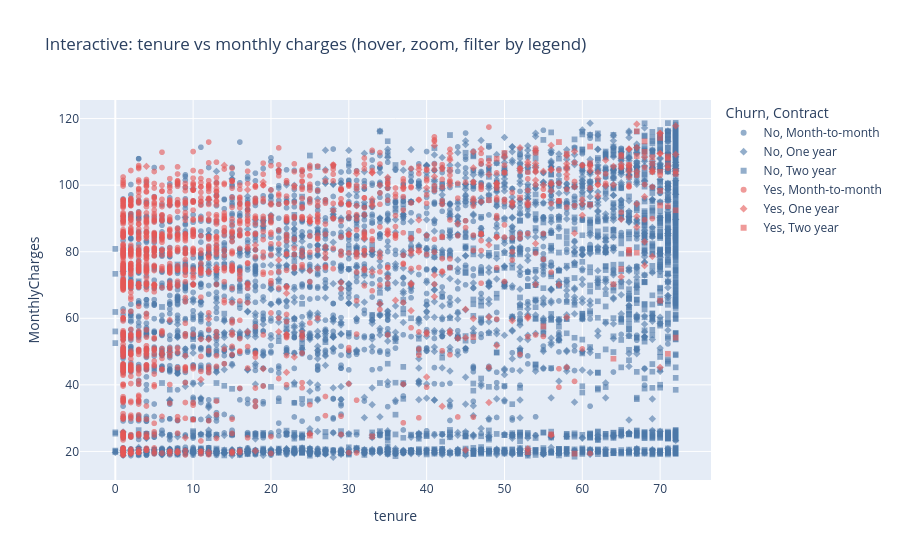

Notebook cell for this chart:
### Markdown cell above
### Visual 7 - Churn rate for every category level (ranked)
- **What it shows:** churn rate of each level of every categorical feature, compared with the overall 26.5% (dashed line).
- **Why:** quickly identify which customer segments are high-risk.
- **Insight:** the riskiest segments are **month-to-month contracts (42.7%)**, **electronic-check payers (45.3%)**, **fibre-optic internet (41.9%)** and customers **without Online Security / Tech Support (~42%)**. Safest: two-year contracts (2.8%), customers with no internet (7.4%). Senior citizens churn at 41.7% vs 23.6%.

### Code cell
# ---------- VISUAL 8 (Stage 7: Interact): interactive Plotly chart, saved as HTML ----------
fig = px.scatter(df, x="tenure", y="MonthlyCharges", color="Churn", symbol="Contract", opacity=.6,
                 hover_data=["InternetService", "PaymentMethod", "TotalCharges"],
                 color_discrete_map={"No": "#4C78A8", "Yes": "#E45756"},
                 title="Interactive: tenure vs monthly charges (hover, zoom, filter by legend)")
fig.write_html(f"{FIG_DIR}/08_interactive_scatter.html")
print(f"Interactive chart saved to {FIG_DIR}/08_interactive_scatter.html")

### Figure 1 — Plotly figure (JSON) as saved in the notebook; plotly's stock layout.template omitted (floating-point values rounded to 4 significant figures; data arrays with more than 128 entries replaced by an {"elided": "..."} marker saying what was removed)
{"data": [{"customdata": {"elided": "2220x3 mixed values"}, "hovertemplate": "Churn=No<br>Contract=Month-to-month<br>tenure=%{x}<br>MonthlyCharges=%{y}<br>InternetService=%{customdata[0]}<br>PaymentMethod=%{customdata[1]}<br>TotalCharges=%{customdata[2]}<extra></extra>", "legendgroup": "No, Month-to-month", "marker": {"color": "#4C78A8", "opacity": 0.6, "symbol": "circle"}, "mode": "markers", "name": "No, Month-to-month", "showlegend": true, "type": "scattergl", "x": {"elided": "2220 int values"}, "xaxis": "x", "y": {"elided": "2220 float values"}, "yaxis": "y"}, {"customdata": {"elided": "1307x3 mixed values"}, "hovertemplate": "Churn=No<br>Contract=One year<br>tenure=%{x}<br>MonthlyCharges=%{y}<br>InternetService=%{customdata[0]}<br>PaymentMethod=%{customdata[1]}<br>TotalCharges=%{customdata[2]}<extra></extra>", "legendgroup": "No, One year", "marker": {"color": "#4C78A8", "opacity": 0.6, "symbol": "diamond"}, "mode": "markers", "name": "No, One year", "showlegend": true, "type": "scattergl", "x": {"elided": "1307 int values"}, "xaxis": "x", "y": {"elided": "1307 float values"}, "yaxis": "y"}, {"customdata": {"elided": "1647x3 mixed values"}, "hovertemplate": "Churn=No<br>Contract=Two year<br>tenure=%{x}<br>MonthlyCharges=%{y}<br>InternetService=%{customdata[0]}<br>PaymentMethod=%{customdata[1]}<br>TotalCharges=%{customdata[2]}<extra></extra>", "legendgroup": "No, Two year", "marker": {"color": "#4C78A8", "opacity": 0.6, "symbol": "square"}, "mode": "markers", "name": "No, Two year", "showlegend": true, "type": "scattergl", "x": {"elided": "1647 int values"}, "xaxis": "x", "y": {"elided": "1647 float values"}, "yaxis": "y"}, {"customdata": {"elided": "1655x3 mixed values"}, "hovertemplate": "Churn=Yes<br>Contract=Month-to-month<br>tenure=%{x}<br>MonthlyCharges=%{y}<br>InternetService=%{customdata[0]}<br>PaymentMethod=%{customdata[1]}<br>TotalCharges=%{customdata[2]}<extra></extra>", "legendgroup": "Yes, Month-to-month", "marker": {"color": "#E45756", "opacity": 0.6, "symbol": "circle"}, "mode": "markers", "name": "Yes, Month-to-month", "showlegend": true, "type": "scattergl", "x": {"elided": "1655 int values"}, "xaxis": "x", "y": {"elided": "1655 float values"}, "yaxis": "y"}, {"customdata": {"elided": "166x3 mixed values"}, "hovertemplate": "Churn=Yes<br>Contract=One year<br>tenure=%{x}<br>MonthlyCharges=%{y}<br>InternetService=%{customdata[0]}<br>PaymentMethod=%{customdata[1]}<br>TotalCharges=%{customdata[2]}<extra></extra>", "legendgroup": "Yes, One year", "marker": {"color": "#E45756", "opacity": 0.6, "symbol": "diamond"}, "mode": "markers", "name": "Yes, One year", "showlegend": true, "type": "scattergl", "x": {"elided": "166 int values"}, "xaxis": "x", "y": {"elided": "166 float values"}, "yaxis": "y"}, {"customdata": {"elided": "48x3 mixed values"}, "hovertemplate": "Churn=Yes<br>Contract=Two year<br>tenure=%{x}<br>MonthlyCharges=%{y}<br>InternetService=%{customdata[0]}<br>PaymentMethod=%{customdata[1]}<br>TotalCharges=%{customdata[2]}<extra></extra>", "legendgroup": "Yes, Two year", "marker": {"color": "#E45756", "opacity": 0.6, "symbol": "square"}, "mode": "markers", "name": "Yes, Two year", "showlegend": true, "type": "scattergl", "x": [68, 59, 43, 70, 71, 65, 57, 69, 57, 50, 71, 72, 72, 67, 66, 54, 61, 58, 25, 71, 56, 55, 72, 39, 67, 65, 66, 53, 66, 52, 49, 70, 61, 70, 68, 46, 33, 70, 67, 71, 71, 69, 72, 48, 64, 61, 64, 70], "xaxis": "x", "y": [110.0, 19.35, 104.6, 104.0, 108.0, 108.7, 95.25, 108.4, 113.0, 109.7, 108.6, 103.4, 104.2, 108.8, 79.4, 109.8, 94.1, 109.5, 24.75, 49.35, 25.15, 57.55, 92.45, 80.45, 79.7, 74.8, 80.55, 19.75, 106.0, 96.25, 108.0, 65.3, 106.6, 93.9, 113.2, 54.35, 24.5, 114.2, 116.2, 93.7, 106.0, 106.5, 54.2, 95.5, 70.2, 111.6, 47.85, 98.3], "yaxis": "y"}], "layout": {"legend": {"title": {"text": "Churn, Contract"}, "tracegroupgap": 0}, "title": {"text": "Interactive: tenure vs monthly charges (hover, zoom, filter by legend)"}, "xaxis": {"anchor": "y", "domain": [0, 1], "title": {"text": "tenure"}}, "yaxis": {"anchor": "x", "domain": [0, 1], "title": {"text": "MonthlyCharges"}}}}
